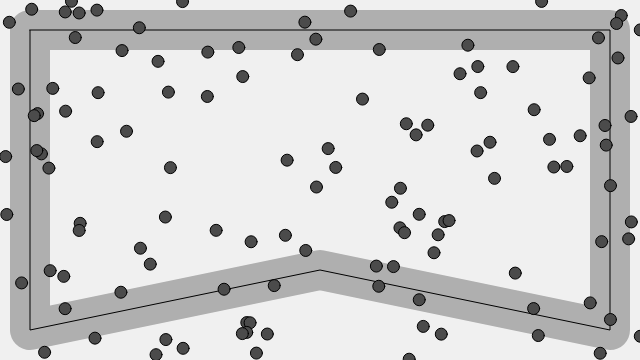
Frame 1 (no input)
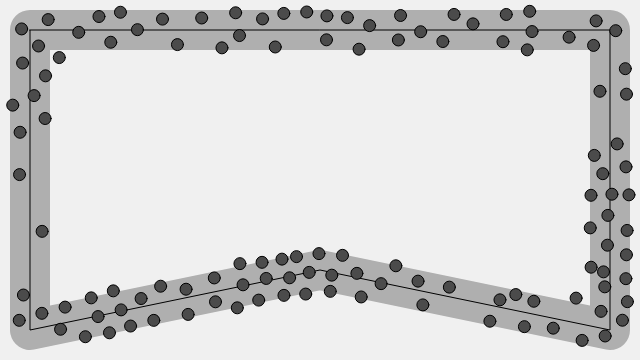
Frame 60 (no input)
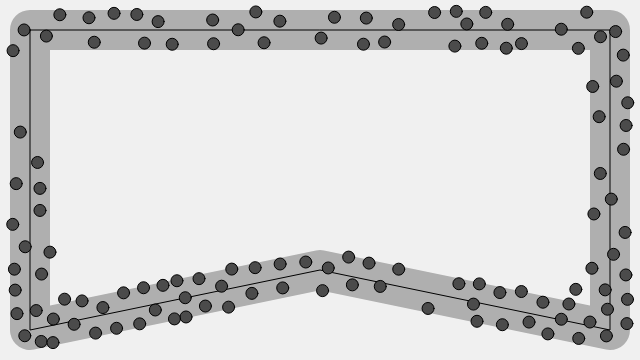
Frame 120 (the mouse pressed at the canvas centre since frame 60)

The p5.js sketch that drew these frames (run headless with seeded random() and noise() and a simulated clock; from frame 60 on, the mouse is pressed at the canvas centre):

// p5.js sketch
// ── sketch.js
// Path Following (Complex Path)
// The Nature of Code
// The Coding Train / Daniel Shiffman
// https://youtu.be/LrnR6dc2IfM
// https://thecodingtrain.com/learning/nature-of-code/5.7-path-following.html

// Path Following: https://editor.p5js.org/codingtrain/sketches/dqM054vBV
// Complex Path: https://editor.p5js.org/codingtrain/sketches/2FFzvxwVt

// Crowd Path Following
// Via Reynolds: http://www.red3d.com/cwr/steer/CrowdPath.html

// Using this variable to decide whether to draw all the stuff
let debug = false;

// A path object (series of connected points)
let path;

// Two vehicles
let vehicles = [];

function setup() {
  createCanvas(640, 360);
  // Call a function to generate new Path object
  newPath();

  // We are now making random vehicles and storing them in an ArrayList
  for (let i = 0; i < 120; i++) {
    newVehicle(random(width), random(height));
  }
  createP(
    "Hit 'd' to toggle debugging lines.<br/>Click the mouse to generate new vehicles."
  );
}

function draw() {
  background(240);
  // Display the path
  path.display();

  for (let v of vehicles) {
    // Path following and separation are worked on in this function
    v.applyBehaviors(vehicles, path);
    // Call the generic run method (update, borders, display, etc.)
    v.run();
  }
}

function newPath() {
  // A path is a series of connected points
  // A more sophisticated path might be a curve
  path = new Path();
  let offset = 30;
  path.addPoint(offset, offset);
  path.addPoint(width - offset, offset);
  path.addPoint(width - offset, height - offset);
  path.addPoint(width / 2, height - offset * 3);
  path.addPoint(offset, height - offset);
}

function newVehicle(x, y) {
  let maxspeed = random(2, 4);
  let maxforce = 0.3;
  vehicles.push(new Vehicle(x, y, maxspeed, maxforce));
}

function keyPressed() {
  if (key == "d") {
    debug = !debug;
  }
}

function mousePressed() {
  newVehicle(mouseX, mouseY);
}

// ── path.js
// Path Following (Complex Path)
// The Nature of Code
// The Coding Train / Daniel Shiffman
// https://youtu.be/LrnR6dc2IfM
// https://thecodingtrain.com/learning/nature-of-code/5.7-path-following.html

// Path Following: https://editor.p5js.org/codingtrain/sketches/dqM054vBV
// Complex Path: https://editor.p5js.org/codingtrain/sketches/2FFzvxwVt

class Path {
  constructor() {
    // Arbitrary radius of 20
    // A path has a radius, i.e how far is it ok for the boid to wander off
    this.radius = 20;
    // A Path is an arraylist of points (PVector objects)
    this.points = [];
  }

  // Add a point to the path
  addPoint(x, y) {
    let point = createVector(x, y);
    this.points.push(point);
  }

  // Draw the path
  display() {
    strokeJoin(ROUND);

    // Draw thick line for radius
    stroke(175);
    strokeWeight(this.radius * 2);
    noFill();
    beginShape();
    for (let v of this.points) {
      vertex(v.x, v.y);
    }
    endShape(CLOSE);
    // Draw thin line for center of path
    stroke(0);
    strokeWeight(1);
    noFill();
    beginShape();
    for (let v of this.points) {
      vertex(v.x, v.y);
    }
    endShape(CLOSE);
  }
}

// ── vehicle.js
// Path Following (Complex Path)
// The Nature of Code
// The Coding Train / Daniel Shiffman
// https://youtu.be/LrnR6dc2IfM
// https://thecodingtrain.com/learning/nature-of-code/5.7-path-following.html

// Path Following: https://editor.p5js.org/codingtrain/sketches/dqM054vBV
// Complex Path: https://editor.p5js.org/codingtrain/sketches/2FFzvxwVt

// Path Following
// Vehicle class

class Vehicle {
  // Constructor initialize all values
  constructor(x, y, ms, mf) {
    this.position = createVector(x, y);
    this.r = 12;
    this.maxspeed = ms;
    this.maxforce = mf;
    this.acceleration = createVector(0, 0);
    this.velocity = createVector(this.maxspeed, 0);
  }

  // A function to deal with path following and separation
  applyBehaviors(vehicles, path) {
    // Follow path force
    let f = this.follow(path);
    // Separate from other boids force
    let s = this.separate(vehicles);
    // Arbitrary weighting
    f.mult(3);
    s.mult(1);
    // Accumulate in acceleration
    this.applyForce(f);
    this.applyForce(s);
  }

  applyForce(force) {
    // We could add mass here if we want A = F / M
    this.acceleration.add(force);
  }

  // Main "run" function
  run() {
    this.update();
    this.render();
  }

  // This function implements Craig Reynolds' path following algorithm
  // http://www.red3d.com/cwr/steer/PathFollow.html
  follow(path) {
    // Predict position 25 (arbitrary choice) frames ahead
    let predict = this.velocity.copy();
    predict.normalize();
    predict.mult(25);
    let predictpos = p5.Vector.add(this.position, predict);

    // Now we must find the normal to the path from the predicted position
    // We look at the normal for each line segment and pick out the closest one
    let normal = null;
    let target = null;
    let worldRecord = 1000000; // Start with a very high worldRecord distance that can easily be beaten

    // Loop through all points of the path
    for (let i = 0; i < path.points.length; i++) {
      // Look at a line segment
      let a = path.points[i];
      let b = path.points[(i + 1) % path.points.length]; // Note Path has to wraparound

      // Get the normal point to that line
      let normalPoint = getNormalPoint(predictpos, a, b);

      // Check if normal is on line segment
      let dir = p5.Vector.sub(b, a);
      // If it's not within the line segment, consider the normal to just be the end of the line segment (point b)
      //if (da + db > line.mag()+1) {
      if (
        normalPoint.x < min(a.x, b.x) ||
        normalPoint.x > max(a.x, b.x) ||
        normalPoint.y < min(a.y, b.y) ||
        normalPoint.y > max(a.y, b.y)
      ) {
        normalPoint = b.copy();
        // If we're at the end we really want the next line segment for looking ahead
        a = path.points[(i + 1) % path.points.length];
        b = path.points[(i + 2) % path.points.length]; // Path wraps around
        dir = p5.Vector.sub(b, a);
      }

      // How far away are we from the path?
      let d = p5.Vector.dist(predictpos, normalPoint);
      // Did we beat the worldRecord and find the closest line segment?
      if (d < worldRecord) {
        worldRecord = d;
        normal = normalPoint;

        // Look at the direction of the line segment so we can seek a little bit ahead of the normal
        dir.normalize();
        // This is an oversimplification
        // Should be based on distance to path & velocity
        dir.mult(25);
        target = normal.copy();
        target.add(dir);
      }
    }

    // Draw the debugging stuff
    if (debug) {
      // Draw predicted future position
      stroke(0);
      fill(0);
      line(this.position.x, this.position.y, predictpos.x, predictpos.y);
      ellipse(predictpos.x, predictpos.y, 4, 4);

      // Draw normal position
      stroke(0);
      fill(0);
      ellipse(normal.x, normal.y, 4, 4);
      // Draw actual target (red if steering towards it)
      line(predictpos.x, predictpos.y, target.x, target.y);
      if (worldRecord > path.radius) fill(255, 0, 0);
      noStroke();
      ellipse(target.x, target.y, 8, 8);
    }

    // Only if the distance is greater than the path's radius do we bother to steer
    if (worldRecord > path.radius) {
      return this.seek(target);
    } else {
      return createVector(0, 0);
    }
  }

  // Separation
  // Method checks for nearby boids and steers away
  separate(boids) {
    let desiredseparation = this.r * 2;
    let steer = createVector(0, 0, 0);
    let count = 0;
    // For every boid in the system, check if it's too close
    for (let i = 0; i < boids.length; i++) {
      let other = boids[i];
      let d = p5.Vector.dist(this.position, other.position);
      // If the distance is greater than 0 and less than an arbitrary amount (0 when you are yourself)
      if (d > 0 && d < desiredseparation) {
        // Calculate vector pointing away from neighbor
        let diff = p5.Vector.sub(this.position, other.position);
        diff.normalize();
        diff.div(d); // Weight by distance
        steer.add(diff);
        count++; // Keep track of how many
      }
    }
    // Average -- divide by how many
    if (count > 0) {
      steer.div(count);
    }

    // As long as the vector is greater than 0
    if (steer.mag() > 0) {
      // Implement Reynolds: Steering = Desired - Velocity
      steer.normalize();
      steer.mult(this.maxspeed);
      steer.sub(this.velocity);
      steer.limit(this.maxforce);
    }
    return steer;
  }

  // Method to update position
  update() {
    // Update velocity
    this.velocity.add(this.acceleration);
    // Limit speed
    this.velocity.limit(this.maxspeed);
    this.position.add(this.velocity);
    // Reset accelertion to 0 each cycle
    this.acceleration.mult(0);
  }

  // A method that calculates and applies a steering force towards a target
  // STEER = DESIRED MINUS VELOCITY
  seek(target) {
    let desired = p5.Vector.sub(target, this.position); // A vector pointing from the position to the target

    // Normalize desired and scale to maximum speed
    desired.normalize();
    desired.mult(this.maxspeed);
    // Steering = Desired minus Vepositionity
    let steer = p5.Vector.sub(desired, this.velocity);
    steer.limit(this.maxforce); // Limit to maximum steering force

    return steer;
  }

  render() {
    // Simpler boid is just a circle
    fill(75);
    stroke(0);
    push();
    translate(this.position.x, this.position.y);
    ellipse(0, 0, this.r, this.r);
    pop();
  }
}

// A function to get the normal point from a point (p) to a line segment (a-b)
// This function could be optimized to make fewer new Vector objects
function getNormalPoint(p, a, b) {
  // Vector from a to p
  let ap = p5.Vector.sub(p, a);
  // Vector from a to b
  let ab = p5.Vector.sub(b, a);
  ab.normalize(); // Normalize the line
  // Project vector "diff" onto line by using the dot product
  ab.mult(ap.dot(ab));
  let normalPoint = p5.Vector.add(a, ab);
  return normalPoint;
}
